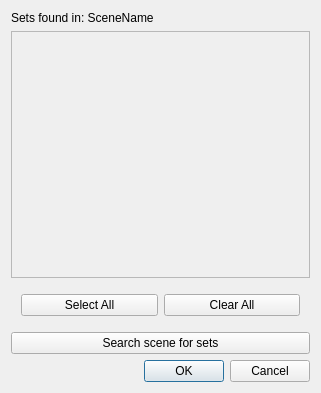
<?xml version="1.0" encoding="UTF-8"?>
<ui version="4.0">
 <class>Dialog</class>
 <widget class="QDialog" name="Dialog">
  <property name="geometry">
   <rect>
    <x>0</x>
    <y>0</y>
    <width>321</width>
    <height>393</height>
   </rect>
  </property>
  <property name="windowTitle">
   <string>Set Chooser</string>
  </property>
  <property name="windowIcon">
   <iconset>
    <normaloff>MMU_logo.png</normaloff>MMU_logo.png</iconset>
  </property>
  <layout class="QGridLayout" name="gridLayout">
   <item row="5" column="0">
    <widget class="QDialogButtonBox" name="buttonBox_Exits">
     <property name="standardButtons">
      <set>QDialogButtonBox::Cancel|QDialogButtonBox::Ok</set>
     </property>
    </widget>
   </item>
   <item row="1" column="0">
    <widget class="QScrollArea" name="scrollArea">
     <property name="widgetResizable">
      <bool>true</bool>
     </property>
     <widget class="QWidget" name="scrollArea_checkboxes">
      <property name="geometry">
       <rect>
        <x>0</x>
        <y>0</y>
        <width>301</width>
        <height>247</height>
       </rect>
      </property>
      <layout class="QGridLayout" name="gridLayout_2"/>
     </widget>
    </widget>
   </item>
   <item row="2" column="0">
    <layout class="QHBoxLayout" name="horizontalLayout_allsButtons">
     <property name="leftMargin">
      <number>10</number>
     </property>
     <property name="topMargin">
      <number>10</number>
     </property>
     <property name="rightMargin">
      <number>10</number>
     </property>
     <property name="bottomMargin">
      <number>10</number>
     </property>
     <item>
      <widget class="QPushButton" name="pushButton_selectAll">
       <property name="text">
        <string>Select All</string>
       </property>
      </widget>
     </item>
     <item>
      <widget class="QPushButton" name="pushButton_clearAll">
       <property name="text">
        <string>Clear All</string>
       </property>
      </widget>
     </item>
    </layout>
   </item>
   <item row="0" column="0">
    <widget class="QLabel" name="label">
     <property name="text">
      <string>Sets found in: SceneName</string>
     </property>
    </widget>
   </item>
   <item row="3" column="0">
    <widget class="QPushButton" name="pushButton_searchScene">
     <property name="text">
      <string>Search scene for sets</string>
     </property>
    </widget>
   </item>
  </layout>
 </widget>
 <resources/>
 <connections/>
</ui>
